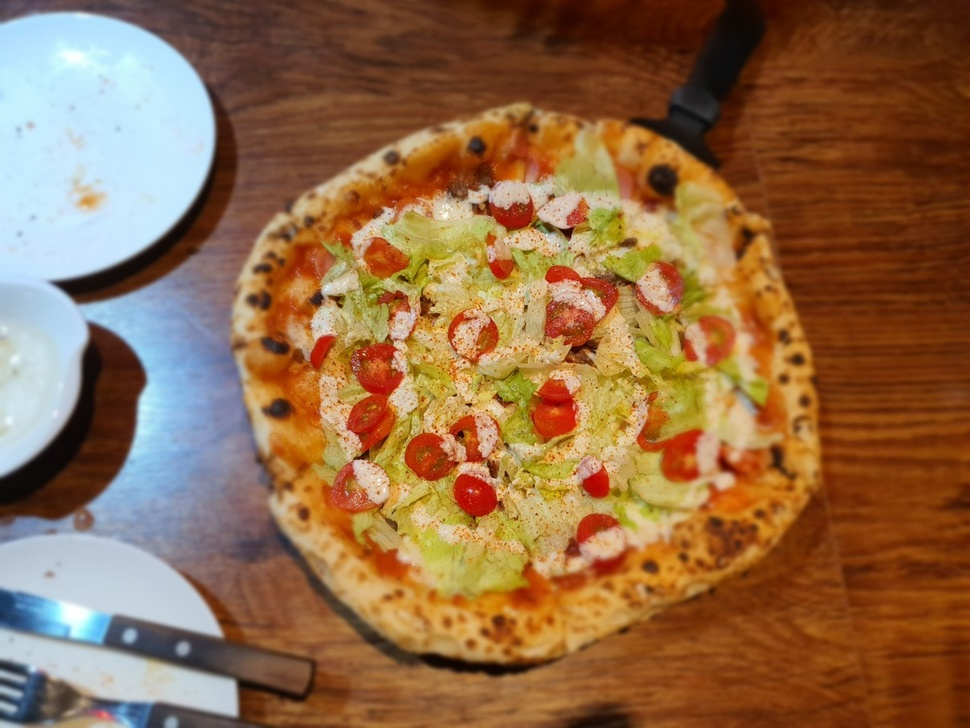
#> input picture 16_2D_Histogram.jpg, 970 x 728 px, shrunk from 1209 x 907 before the run
$ python Histogram_2D.py
#> lines starting #> are read from the running program, lines starting #| are printed output that depends on the picture
import cv2
from matplotlib import pyplot as plt

img = cv2.imread("16_2D_Histogram.jpg")
#> img is the input picture: shape (728, 970, 3); mean B, G, R 73, 107, 145.6

fig = plt.figure()
fig.canvas.set_window_title("JetsonNano_2D_Histogram")

b, g, r = cv2.split(img)
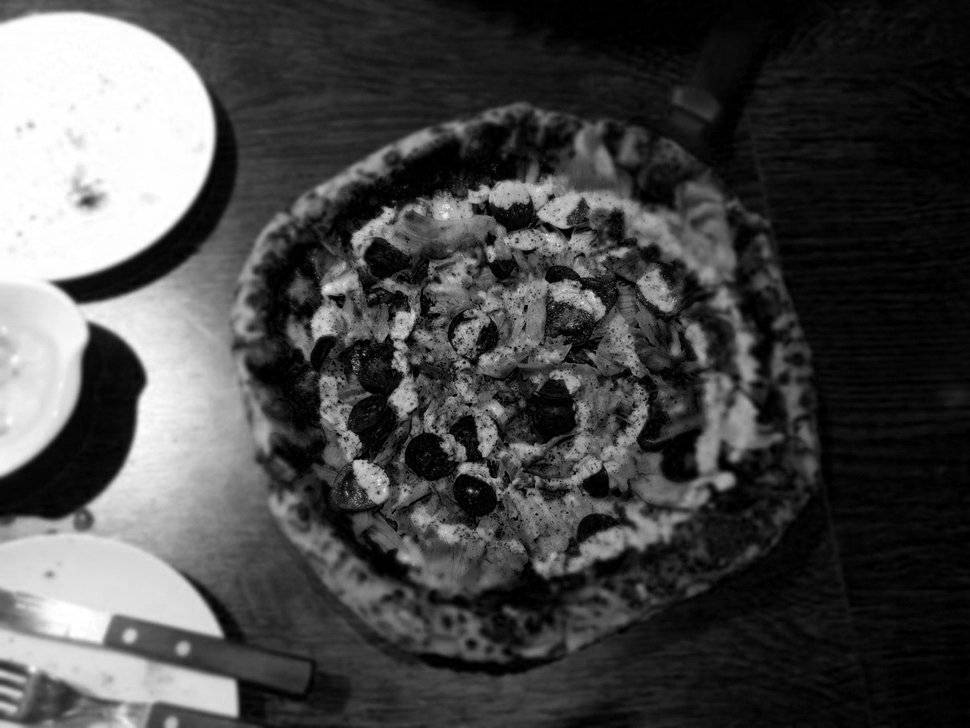
#> b: shape (728, 970); min 0, max 255, mean 73
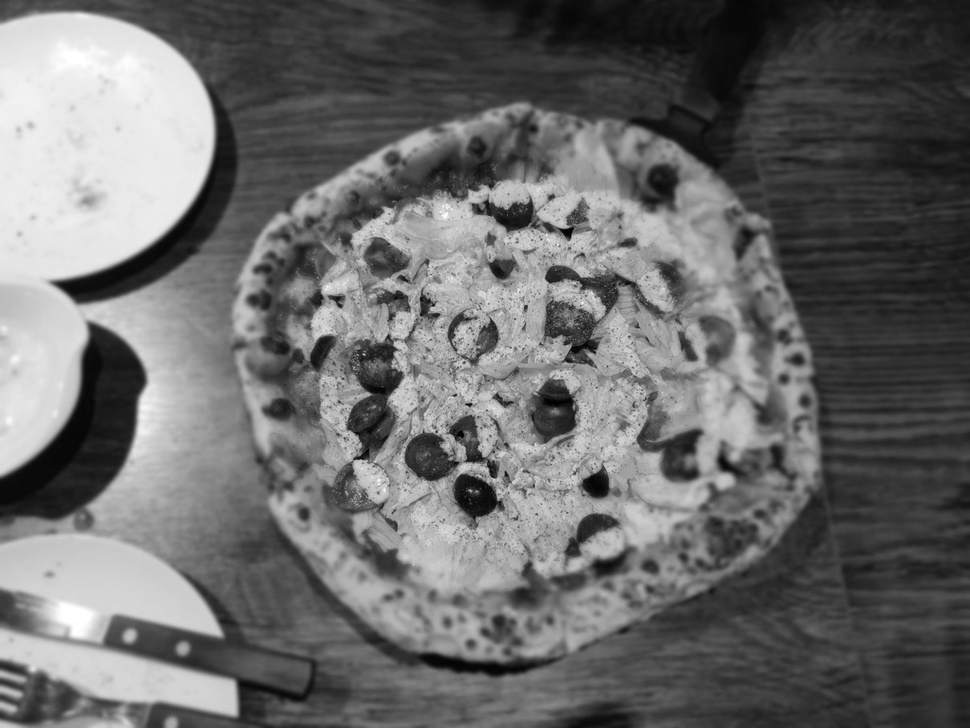
#> g: shape (728, 970); min 0, max 255, mean 107
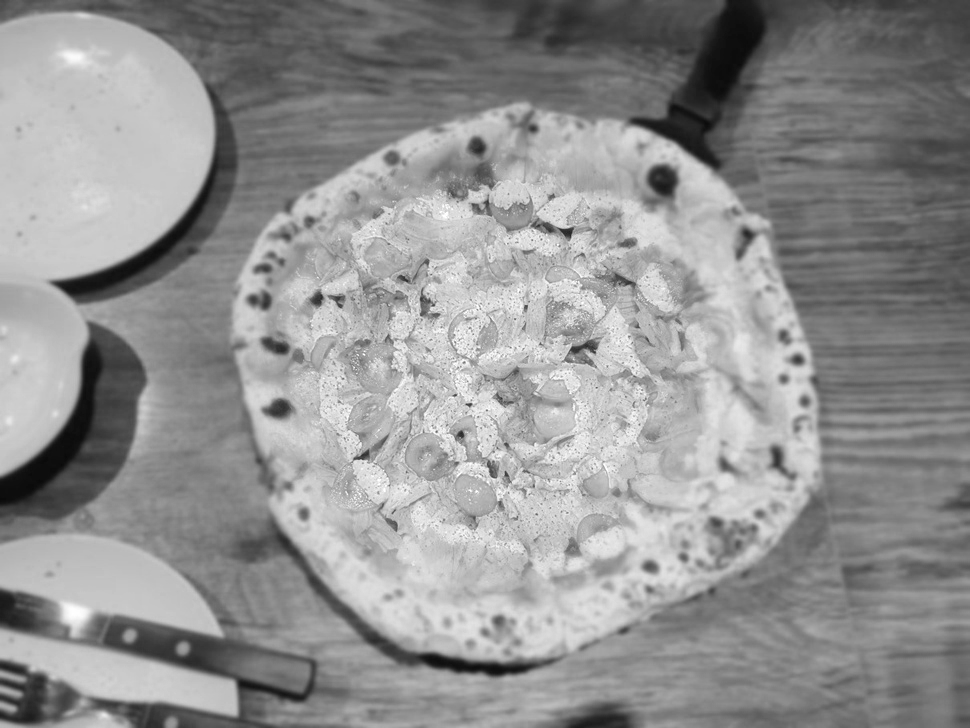
#> r: shape (728, 970); min 9, max 255, mean 145.6
img_rgb = cv2.merge([r, g, b])

hsv = cv2.cvtColor(img, cv2.COLOR_BGR2HSV)
#> hsv: shape (728, 970, 3); mean H, S, V 32.7, 160.6, 153.8
hist = cv2.calcHist([hsv], [0, 1], None, [180, 256], [0, 180, 0, 256])
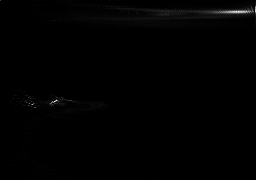
#> hist: shape (180, 256) float32; min 0, max 2675, mean 15.3; drawn with min black and max white

plt.subplot(122), plt.imshow(hist), plt.title("Histogram")
plt.xlabel("Saturation"), plt.ylabel("Hue")
plt.subplot(121), plt.imshow(img_rgb), plt.title("JetsonNano_HSV")
plt.xticks([]), plt.yticks([])

plt.show()

$ run again, with 14_Histogram_A.jpg copied over 16_2D_Histogram.jpg
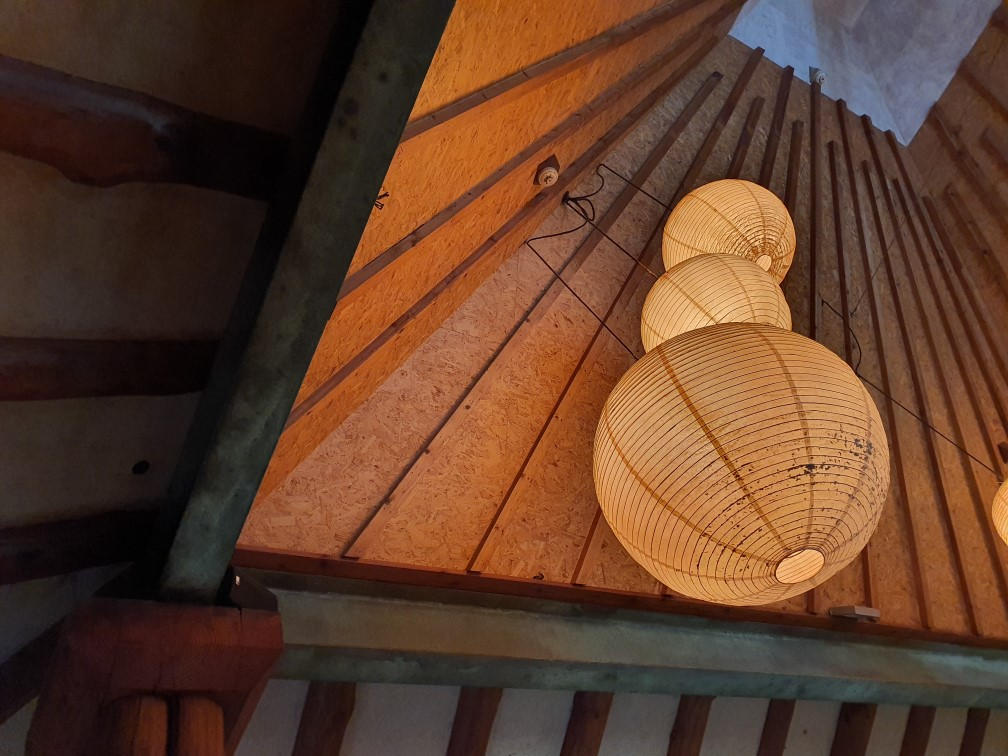
#> input picture 14_Histogram_A.jpg, 1008 x 756 px
#> img is the input picture: shape (756, 1008, 3); mean B, G, R 42.6, 62, 95.6
#> `b, g, r = cv2.split(img)`:
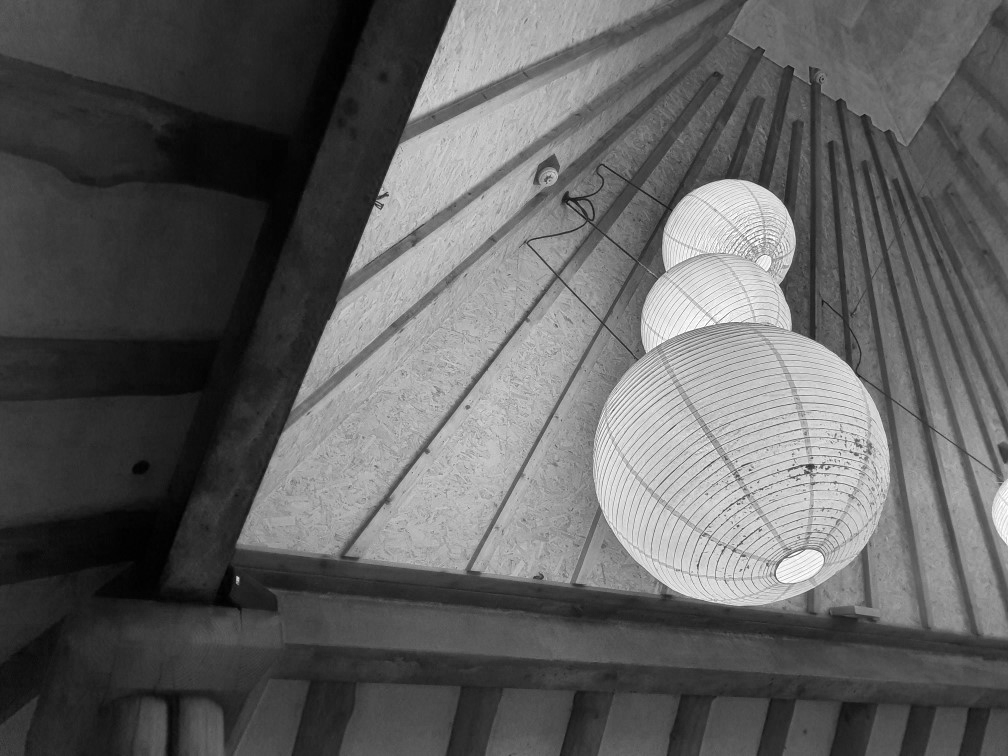
#> r: shape (756, 1008); min 0, max 255, mean 95.6
#> hsv: shape (756, 1008, 3); mean H, S, V 28.8, 131.1, 96.6
#> `hist = cv2.calcHist([hsv], [0, 1], None, [180, 256], [0, 180, 0, 256])`:
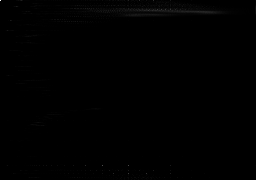
#> hist: shape (180, 256) float32; min 0, max 7094, mean 16.5; drawn with min black and max white

$ run again, with 14_Histogram_B.jpg copied over 16_2D_Histogram.jpg
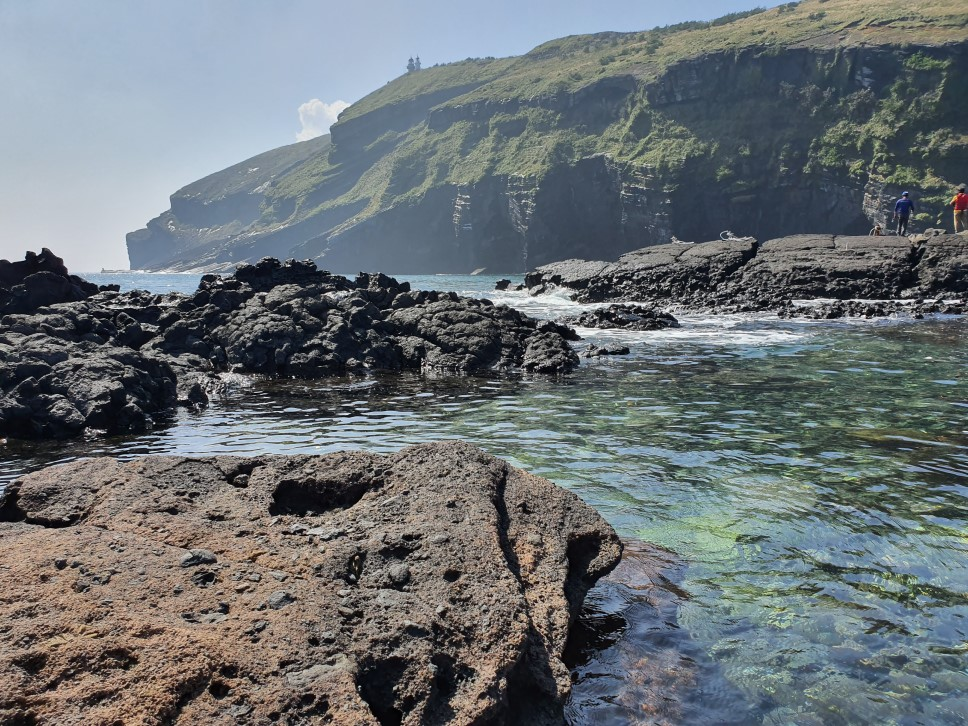
#> input picture 14_Histogram_B.jpg, 968 x 726 px
#> img is the input picture: shape (726, 968, 3); mean B, G, R 116.7, 113.2, 106.7
#> `b, g, r = cv2.split(img)`:
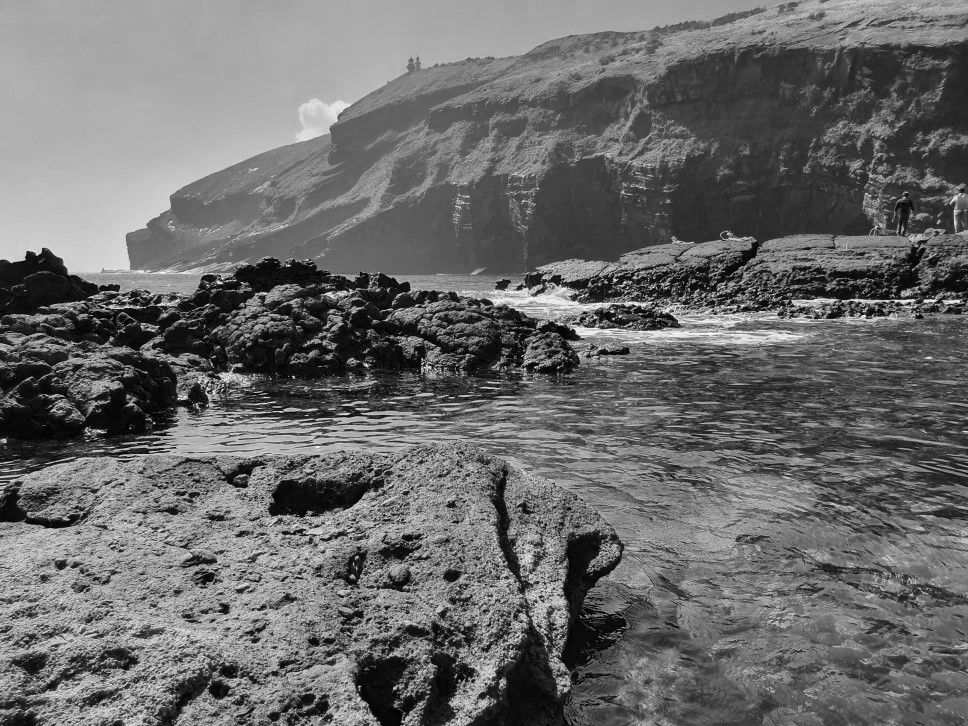
#> r: shape (726, 968); min 0, max 255, mean 106.7
#> hsv: shape (726, 968, 3); mean H, S, V 79.3, 52.2, 123.4
#> `hist = cv2.calcHist([hsv], [0, 1], None, [180, 256], [0, 180, 0, 256])`:
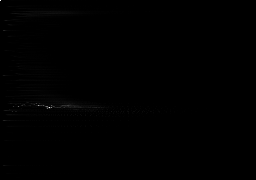
#> hist: shape (180, 256) float32; min 0, max 7182, mean 15.3; drawn with min black and max white
